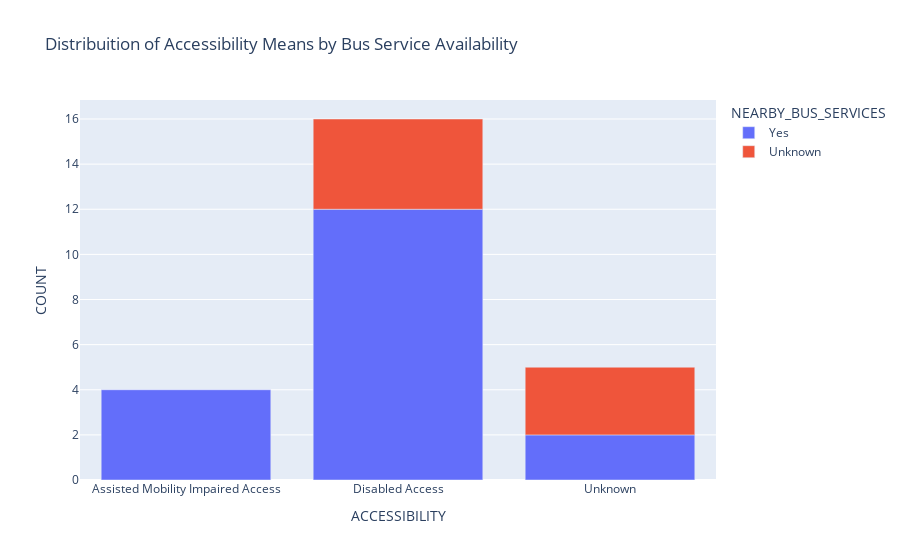

The notebook cell this image was saved under:
### Markdown cell above
### Visualisation

### Code cell
# Your code here
import plotly.express as px

px.bar(disabled_bus_df, x="ACCESSIBILITY", y="COUNT", color="NEARBY_BUS_SERVICES",
       title="Distribuition of Accessibility Means by Bus Service Availability")

### Figure 1 — Plotly figure (JSON) as saved in the notebook; plotly's stock layout.template omitted (floating-point values rounded to 4 significant figures)
{"data": [{"alignmentgroup": "True", "hovertemplate": "NEARBY_BUS_SERVICES=Yes<br>ACCESSIBILITY=%{x}<br>COUNT=%{y}<extra></extra>", "legendgroup": "Yes", "marker": {"color": "#636efa", "pattern": {"shape": ""}}, "name": "Yes", "offsetgroup": "Yes", "orientation": "v", "showlegend": true, "textposition": "auto", "type": "bar", "x": ["Assisted Mobility Impaired Access", "Disabled Access", "Unknown"], "xaxis": "x", "y": [4, 12, 2], "yaxis": "y"}, {"alignmentgroup": "True", "hovertemplate": "NEARBY_BUS_SERVICES=Unknown<br>ACCESSIBILITY=%{x}<br>COUNT=%{y}<extra></extra>", "legendgroup": "Unknown", "marker": {"color": "#EF553B", "pattern": {"shape": ""}}, "name": "Unknown", "offsetgroup": "Unknown", "orientation": "v", "showlegend": true, "textposition": "auto", "type": "bar", "x": ["Disabled Access", "Unknown"], "xaxis": "x", "y": [4, 3], "yaxis": "y"}], "layout": {"autosize": true, "barmode": "relative", "legend": {"title": {"text": "NEARBY_BUS_SERVICES"}, "tracegroupgap": 0}, "title": {"text": "Distribuition of Accessibility Means by Bus Service Availability"}, "xaxis": {"anchor": "y", "autorange": true, "domain": [0, 1], "range": [-0.5, 2.5], "title": {"text": "ACCESSIBILITY"}, "type": "category"}, "yaxis": {"anchor": "x", "autorange": true, "domain": [0, 1], "range": [0, 16.84], "title": {"text": "COUNT"}, "type": "linear"}}}
